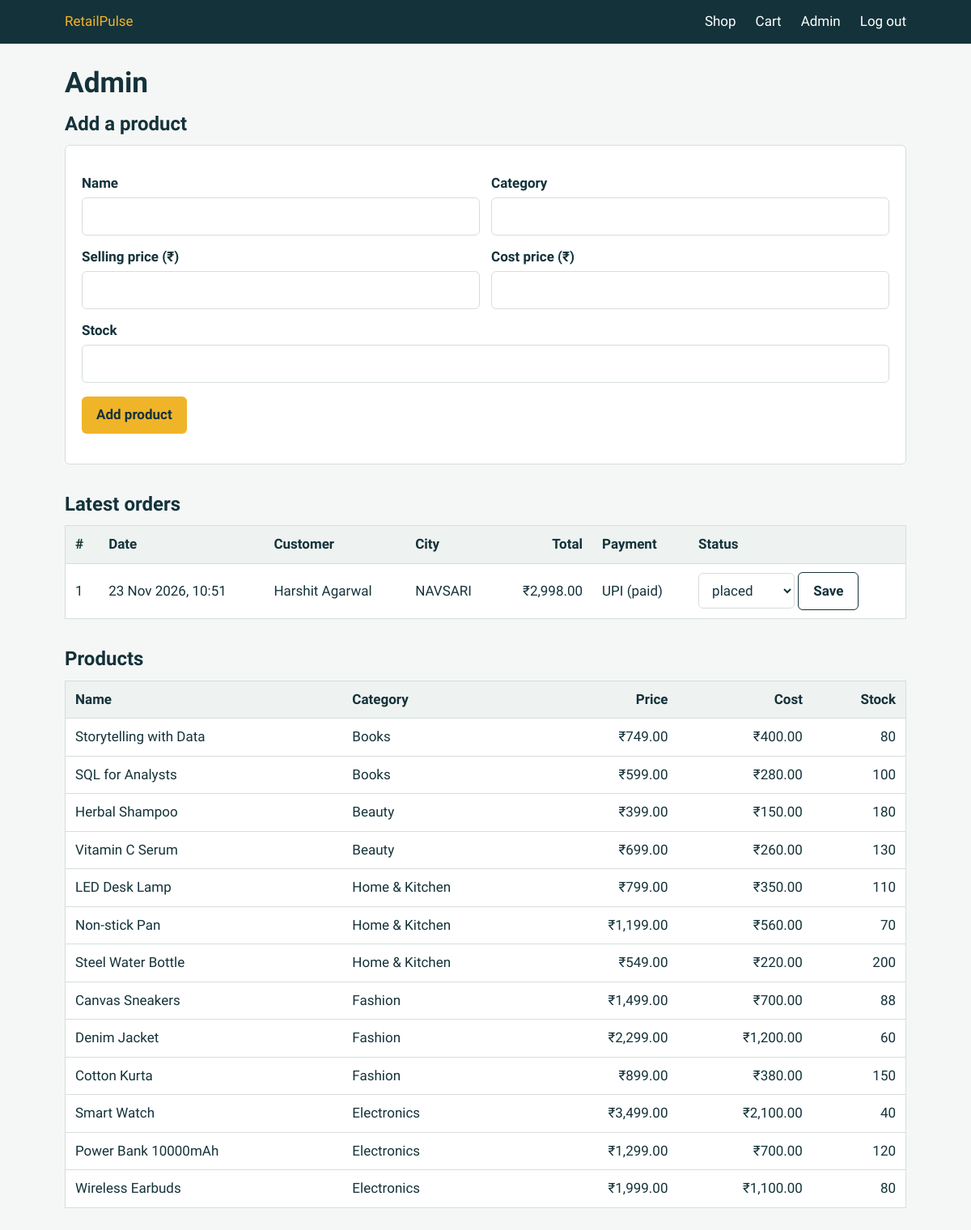
The app's page /admin (signed in) with its own data.
### models.py (models this page shows)
class Order(db.Model):
    __tablename__ = "orders"
    id = db.Column(db.Integer, primary_key=True)
    customer_id = db.Column(db.Integer, db.ForeignKey("customers.id"), nullable=False, index=True)
    order_date = db.Column(db.DateTime, nullable=False, default=datetime.utcnow, index=True)
    status = db.Column(db.String(20), nullable=False, default="placed", index=True)
    coupon_code = db.Column(db.String(30))
    discount_amount = db.Column(db.Numeric(10, 2), nullable=False, default=0)
    total_amount = db.Column(db.Numeric(10, 2), nullable=False)
    shipped_at = db.Column(db.DateTime)
    delivered_at = db.Column(db.DateTime)
    items = db.relationship("OrderItem", backref="order", lazy=True, cascade="all, delete-orphan")
    payment = db.relationship("Payment", backref="order", uselist=False, cascade="all, delete-orphan")

class Customer(db.Model):
    __tablename__ = "customers"
    id = db.Column(db.Integer, primary_key=True)
    name = db.Column(db.String(120), nullable=False)
    email = db.Column(db.String(150), unique=True, nullable=False)
    city = db.Column(db.String(80), nullable=False)
    state = db.Column(db.String(80), nullable=False)
    created_at = db.Column(db.DateTime, nullable=False, default=datetime.utcnow)
    orders = db.relationship("Order", backref="customer", lazy=True)

class Payment(db.Model):
    __tablename__ = "payments"
    id = db.Column(db.Integer, primary_key=True)
    order_id = db.Column(db.Integer, db.ForeignKey("orders.id"), nullable=False, unique=True)
    method = db.Column(db.String(30), nullable=False)
    amount = db.Column(db.Numeric(10, 2), nullable=False)
    status = db.Column(db.String(20), nullable=False, default="paid")
    paid_at = db.Column(db.DateTime, default=datetime.utcnow)

class Product(db.Model):
    __tablename__ = "products"
    id = db.Column(db.Integer, primary_key=True)
    name = db.Column(db.String(150), nullable=False)
    category_id = db.Column(db.Integer, db.ForeignKey("categories.id"), nullable=False, index=True)
    price = db.Column(db.Numeric(10, 2), nullable=False)
    cost = db.Column(db.Numeric(10, 2), nullable=False)  # needed for profit/margin analysis
    stock = db.Column(db.Integer, nullable=False, default=0)
    is_active = db.Column(db.Boolean, nullable=False, default=True)
    created_at = db.Column(db.DateTime, nullable=False, default=datetime.utcnow)

class Category(db.Model):
    __tablename__ = "categories"
    id = db.Column(db.Integer, primary_key=True)
    name = db.Column(db.String(80), unique=True, nullable=False)
    products = db.relationship("Product", backref="category", lazy=True)

### app.py (the view)
@app.route("/admin")
@admin_required
def admin():
    products = Product.query.order_by(Product.id.desc()).all()
    categories = Category.query.order_by(Category.name).all()
    orders = Order.query.order_by(Order.order_date.desc()).limit(25).all()
    return render_template("admin.html", products=products, categories=categories,
                           orders=orders, statuses=ORDER_STATUSES)

### app.py (called while the page is built)
@app.template_filter("inr")
def inr(value):
    return "₹{:,.2f}".format(value or 0)

def admin_required(view):
    @wraps(view)
    def wrapper(*args, **kwargs):
        if not session.get("is_admin"):
            return redirect(url_for("admin_login"))
        return view(*args, **kwargs)
    return wrapper

@app.context_processor
def inject_globals():
    cart = session.get("cart", {})
    return {"cart_count": sum(cart.values()), "is_admin": session.get("is_admin", False)}

### templates/admin.html (shortened to what this page needs)
{% extends "base.html" %}
{% block content %}
<h1>Admin</h1>
<h2>Add a product</h2>
<form method="post" action="{{ url_for('admin_add_product') }}" class="panel">
  <div class="row">
    <div><label for="p-name">Name</label><input id="p-name" name="name" required></div>
    <div><label for="p-cat">Category</label><input id="p-cat" name="category" list="cats" required>
      <datalist id="cats">{% for c in categories %}<option value="{{ c.name }}">{% endfor %}</datalist></div>
  </div>
  <div class="row">
    <div><label for="p-price">Selling price (₹)</label><input id="p-price" name="price" type="number" step="0.01" min="0" required></div>
    <div><label for="p-cost">Cost price (₹)</label><input id="p-cost" name="cost" type="number" step="0.01" min="0" required></div>
  </div>
  <label for="p-stock">Stock</label><input id="p-stock" name="stock" type="number" min="0" required>
  <p><button type="submit">Add product</button></p>
</form>
<h2 style="margin-top:36px">Latest orders</h2>
{% if not orders %}
  <p class="muted">No orders yet. Place one from the shop to see it here.</p>
{% else %}
<div class="table-wrap">
<table>
  <thead><tr><th>#</th><th>Date</th><th>Customer</th><th>City</th><th class="num">Total</th><th>Payment</th><th>Status</th></tr></thead>
  <tbody>
  {% for o in orders %}
    <tr>
      <td>{{ o.id }}</td>
      <td>{{ o.order_date.strftime('%d %b %Y, %H:%M') }}</td>
      <td>{{ o.customer.name }}</td>
      <td>{{ o.customer.city }}</td>
      <td class="num">{{ o.total_amount|inr }}</td>
      <td>{{ o.payment.method }} ({{ o.payment.status }})</td>
      <td>
        <form method="post" action="{{ url_for('admin_update_status', order_id=o.id) }}" class="inline">
          <select name="status" aria-label="Status for order {{ o.id }}" style="width:auto">
            {% for s in statuses %}<option value="{{ s }}" {{ 'selected' if o.status == s }}>{{ s }}</option>{% endfor %}
          </select>
          <button class="secondary" type="submit">Save</button>
        </form>
      </td>
    </tr>
  {% endfor %}
  </tbody>
</table>
</div>
{% endif %}
<h2 style="margin-top:36px">Products</h2>
<div class="table-wrap">
<table>
  <thead><tr><th>Name</th><th>Category</th><th class="num">Price</th><th class="num">Cost</th><th class="num">Stock</th></tr></thead>
  <tbody>
  {% for p in products %}
    <tr><td>{{ p.name }}</td><td>{{ p.category.name }}</td><td class="num">{{ p.price|inr }}</td><td class="num">{{ p.cost|inr }}</td><td class="num">{{ p.stock }}</td></tr>
  {% endfor %}
  </tbody>
</table>
</div>
{% endblock %}

### static/style.css (style rules this page uses)
:root { --ink: #14323a; --ink-soft: #4b6168; --paper: #f5f7f6; --surface: #ffffff; --line: #d5dedb; --saffron: #f0b429; --saffron-dark: #c98f0a; --ok: #1f7a4d; --error: #b3261e; --radius: 6px; }
* { box-sizing: border-box; }
body { margin: 0; background: var(--paper); color: var(--ink); font-family: "Source Sans 3", system-ui, sans-serif; font-size: 17px; line-height: 1.5; }
h1, h2, h3 { font-family: "Bricolage Grotesque", system-ui, sans-serif; line-height: 1.15; margin: 0 0 .5em; }
h1 { font-size: 2.2rem; }
h2 { font-size: 1.5rem; }
button, .button { display: inline-block; background: var(--saffron); color: var(--ink); border: 0; border-radius: var(--radius); padding: 10px 18px; font: inherit; font-weight: 700; cursor: pointer; text-decoration: none; }
button.secondary { background: var(--surface); border: 1px solid var(--ink); }
table { width: 100%; border-collapse: collapse; background: var(--surface); border: 1px solid var(--line); }
th, td { padding: 10px 12px; text-align: left; border-bottom: 1px solid var(--line); vertical-align: middle; }
th { font-weight: 600; background: #eef2f0; }
td.num, th.num { text-align: right; }
.table-wrap { overflow-x: auto; }
.panel { background: var(--surface); border: 1px solid var(--line); border-radius: var(--radius); padding: 20px; }
label { display: block; font-weight: 600; margin: 14px 0 4px; }
input, select { width: 100%; padding: 10px 12px; border: 1px solid var(--line); border-radius: var(--radius); font: inherit; background: #fff; color: var(--ink); }
.row { display: grid; grid-template-columns: 1fr 1fr; gap: 14px; }
.inline { display: inline; }

### records on screen
Order: id "1", order_date "23 Nov 2026, 10:51", customer.name "Harshit Agarwal", customer.city "NAVSARI", total_amount|inr "₹2,998.00", payment.method "UPI", payment.status "paid", status "placed"
Product: name "Storytelling with Data", category.name "Books", price|inr "₹749.00", cost|inr "₹400.00", stock "80"
Product: name "SQL for Analysts", category.name "Books", price|inr "₹599.00", cost|inr "₹280.00", stock "100"
Product: name "Herbal Shampoo", category.name "Beauty", price|inr "₹399.00", cost|inr "₹150.00", stock "180"
Product: name "Vitamin C Serum", category.name "Beauty", price|inr "₹699.00", cost|inr "₹260.00", stock "130"
Product: name "LED Desk Lamp", category.name "Home & Kitchen", price|inr "₹799.00", cost|inr "₹350.00", stock "110"
Product: name "Non-stick Pan", category.name "Home & Kitchen", price|inr "₹1,199.00", cost|inr "₹560.00", stock "70"
Product: name "Steel Water Bottle", category.name "Home & Kitchen", price|inr "₹549.00", cost|inr "₹220.00", stock "200"
Product: name "Canvas Sneakers", category.name "Fashion", price|inr "₹1,499.00", cost|inr "₹700.00", stock "88"
Product: name "Denim Jacket", category.name "Fashion", price|inr "₹2,299.00", cost|inr "₹1,200.00", stock "60"
Product: name "Cotton Kurta", category.name "Fashion", price|inr "₹899.00", cost|inr "₹380.00", stock "150"
Product: name "Smart Watch", category.name "Electronics", price|inr "₹3,499.00", cost|inr "₹2,100.00", stock "40"
Product: name "Power Bank 10000mAh", category.name "Electronics", price|inr "₹1,299.00", cost|inr "₹700.00", stock "120"
Product: name "Wireless Earbuds", category.name "Electronics", price|inr "₹1,999.00", cost|inr "₹1,100.00", stock "80"
